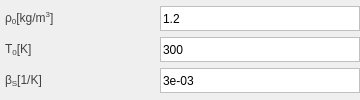
            <widget class="QWidget" name="widget_10" native="true">
             <layout class="QGridLayout" name="gridLayout_16">
              <property name="leftMargin">
               <number>0</number>
              </property>
              <property name="topMargin">
               <number>0</number>
              </property>
              <property name="rightMargin">
               <number>0</number>
              </property>
              <property name="bottomMargin">
               <number>0</number>
              </property>
              <property name="horizontalSpacing">
               <number>6</number>
              </property>
              <property name="verticalSpacing">
               <number>0</number>
              </property>
              <item row="0" column="0">
               <layout class="QVBoxLayout" name="verticalLayout_6">
                <property name="spacing">
                 <number>6</number>
                </property>
                <item>
                 <layout class="QHBoxLayout" name="horizontalLayout_27">
                  <property name="spacing">
                   <number>0</number>
                  </property>
                  <item>
                   <widget class="QLabel" name="label_18">
                    <property name="minimumSize">
                     <size>
                      <width>120</width>
                      <height>25</height>
                     </size>
                    </property>
                    <property name="maximumSize">
                     <size>
                      <width>120</width>
                      <height>25</height>
                     </size>
                    </property>
                    <property name="styleSheet">
                     <string notr="true">QLabel {
    font-family: 'Arial'; /* 字体 */
    font-size: 9pt;       /* 字体大小 */
    color: rgb(66, 66, 66);  
    padding: 2px; 
}</string>
                    </property>
                    <property name="text">
                     <string>&lt;html&gt;&lt;head/&gt;&lt;body&gt;&lt;p&gt;&lt;span style=&quot; font-size:9pt;&quot;&gt;ρ&lt;/span&gt;&lt;span style=&quot; font-size:9pt; vertical-align:sub;&quot;&gt;0&lt;/span&gt;&lt;span style=&quot; font-size:9pt;&quot;&gt;[kg/m&lt;/span&gt;&lt;span style=&quot; font-size:9pt; vertical-align:super;&quot;&gt;3&lt;/span&gt;&lt;span style=&quot; font-size:9pt;&quot;&gt;]&lt;/span&gt;&lt;/p&gt;&lt;/body&gt;&lt;/html&gt;</string>
                    </property>
                   </widget>
                  </item>
                  <item>
                   <spacer name="horizontalSpacer_18">
                    <property name="orientation">
                     <enum>Qt::Horizontal</enum>
                    </property>
                    <property name="sizeHint" stdset="0">
                     <size>
                      <width>40</width>
                      <height>20</height>
                     </size>
                    </property>
                   </spacer>
                  </item>
                  <item>
                   <widget class="QLineEdit" name="lineEdit_26">
                    <property name="minimumSize">
                     <size>
                      <width>200</width>
                      <height>25</height>
                     </size>
                    </property>
                    <property name="maximumSize">
                     <size>
                      <width>200</width>
                      <height>25</height>
                     </size>
                    </property>
                    <property name="styleSheet">
                     <string notr="true">QLineEdit {
    border: 1px solid rgb(192, 192, 192); /* 默认边框颜色 */
}
QLineEdit:focus {
    border: 1px solid rgb(50, 170, 233); /* 焦点时的边框颜色 */
    outline: none;                       /* 移除默认虚线框 */
}</string>
                    </property>
                    <property name="text">
                     <string>1.2</string>
                    </property>
                   </widget>
                  </item>
                 </layout>
                </item>
                <item>
                 <layout class="QHBoxLayout" name="horizontalLayout_28">
                  <property name="spacing">
                   <number>0</number>
                  </property>
                  <item>
                   <widget class="QLabel" name="label_19">
                    <property name="minimumSize">
                     <size>
                      <width>120</width>
                      <height>25</height>
                     </size>
                    </property>
                    <property name="maximumSize">
                     <size>
                      <width>120</width>
                      <height>25</height>
                     </size>
                    </property>
                    <property name="styleSheet">
                     <string notr="true">QLabel {
    font-family: 'Arial'; /* 字体 */
    font-size: 9pt;       /* 字体大小 */
    color: rgb(66, 66, 66);  
    padding: 2px; 
}</string>
                    </property>
                    <property name="text">
                     <string>&lt;html&gt;&lt;head/&gt;&lt;body&gt;&lt;p&gt;&lt;span style=&quot; font-size:9pt;&quot;&gt;T&lt;/span&gt;&lt;span style=&quot; font-size:9pt; vertical-align:sub;&quot;&gt;0&lt;/span&gt;&lt;span style=&quot; font-size:9pt;&quot;&gt;[K]&lt;/span&gt;&lt;/p&gt;&lt;/body&gt;&lt;/html&gt;</string>
                    </property>
                   </widget>
                  </item>
                  <item>
                   <spacer name="horizontalSpacer_19">
                    <property name="orientation">
                     <enum>Qt::Horizontal</enum>
                    </property>
                    <property name="sizeHint" stdset="0">
                     <size>
                      <width>40</width>
                      <height>20</height>
                     </size>
                    </property>
                   </spacer>
                  </item>
                  <item>
                   <widget class="QLineEdit" name="lineEdit_27">
                    <property name="minimumSize">
                     <size>
                      <width>200</width>
                      <height>25</height>
                     </size>
                    </property>
                    <property name="maximumSize">
                     <size>
                      <width>200</width>
                      <height>25</height>
                     </size>
                    </property>
                    <property name="styleSheet">
                     <string notr="true">QLineEdit {
    border: 1px solid rgb(192, 192, 192); /* 默认边框颜色 */
}
QLineEdit:focus {
    border: 1px solid rgb(50, 170, 233); /* 焦点时的边框颜色 */
    outline: none;                       /* 移除默认虚线框 */
}</string>
                    </property>
                    <property name="text">
                     <string>300</string>
                    </property>
                   </widget>
                  </item>
                 </layout>
                </item>
                <item>
                 <layout class="QHBoxLayout" name="horizontalLayout_31">
                  <property name="spacing">
                   <number>0</number>
                  </property>
                  <item>
                   <widget class="QLabel" name="label_22">
                    <property name="minimumSize">
                     <size>
                      <width>120</width>
                      <height>25</height>
                     </size>
                    </property>
                    <property name="maximumSize">
                     <size>
                      <width>120</width>
                      <height>25</height>
                     </size>
                    </property>
                    <property name="styleSheet">
                     <string notr="true">QLabel {
    font-family: 'Arial'; /* 字体 */
    font-size: 9pt;       /* 字体大小 */
    color: rgb(66, 66, 66);  
    padding: 2px; 
}</string>
                    </property>
                    <property name="text">
                     <string>&lt;html&gt;&lt;head/&gt;&lt;body&gt;&lt;p&gt;&lt;span style=&quot; font-size:9pt;&quot;&gt;β&lt;/span&gt;&lt;span style=&quot; font-size:9pt; vertical-align:sub;&quot;&gt;S&lt;/span&gt;&lt;span style=&quot; font-size:9pt;&quot;&gt;[1/K]&lt;/span&gt;&lt;/p&gt;&lt;/body&gt;&lt;/html&gt;</string>
                    </property>
                   </widget>
                  </item>
                  <item>
                   <spacer name="horizontalSpacer_22">
                    <property name="orientation">
                     <enum>Qt::Horizontal</enum>
                    </property>
                    <property name="sizeHint" stdset="0">
                     <size>
                      <width>40</width>
                      <height>20</height>
                     </size>
                    </property>
                   </spacer>
                  </item>
                  <item>
                   <widget class="QLineEdit" name="lineEdit_30">
                    <property name="minimumSize">
                     <size>
                      <width>200</width>
                      <height>25</height>
                     </size>
                    </property>
                    <property name="maximumSize">
                     <size>
                      <width>200</width>
                      <height>25</height>
                     </size>
                    </property>
                    <property name="styleSheet">
                     <string notr="true">QLineEdit {
    border: 1px solid rgb(192, 192, 192); /* 默认边框颜色 */
}
QLineEdit:focus {
    border: 1px solid rgb(50, 170, 233); /* 焦点时的边框颜色 */
    outline: none;                       /* 移除默认虚线框 */
}</string>
                    </property>
                    <property name="text">
                     <string>3e-03</string>
                    </property>
                   </widget>
                  </item>
                 </layout>
                </item>
               </layout>
              </item>
             </layout>
            </widget>
